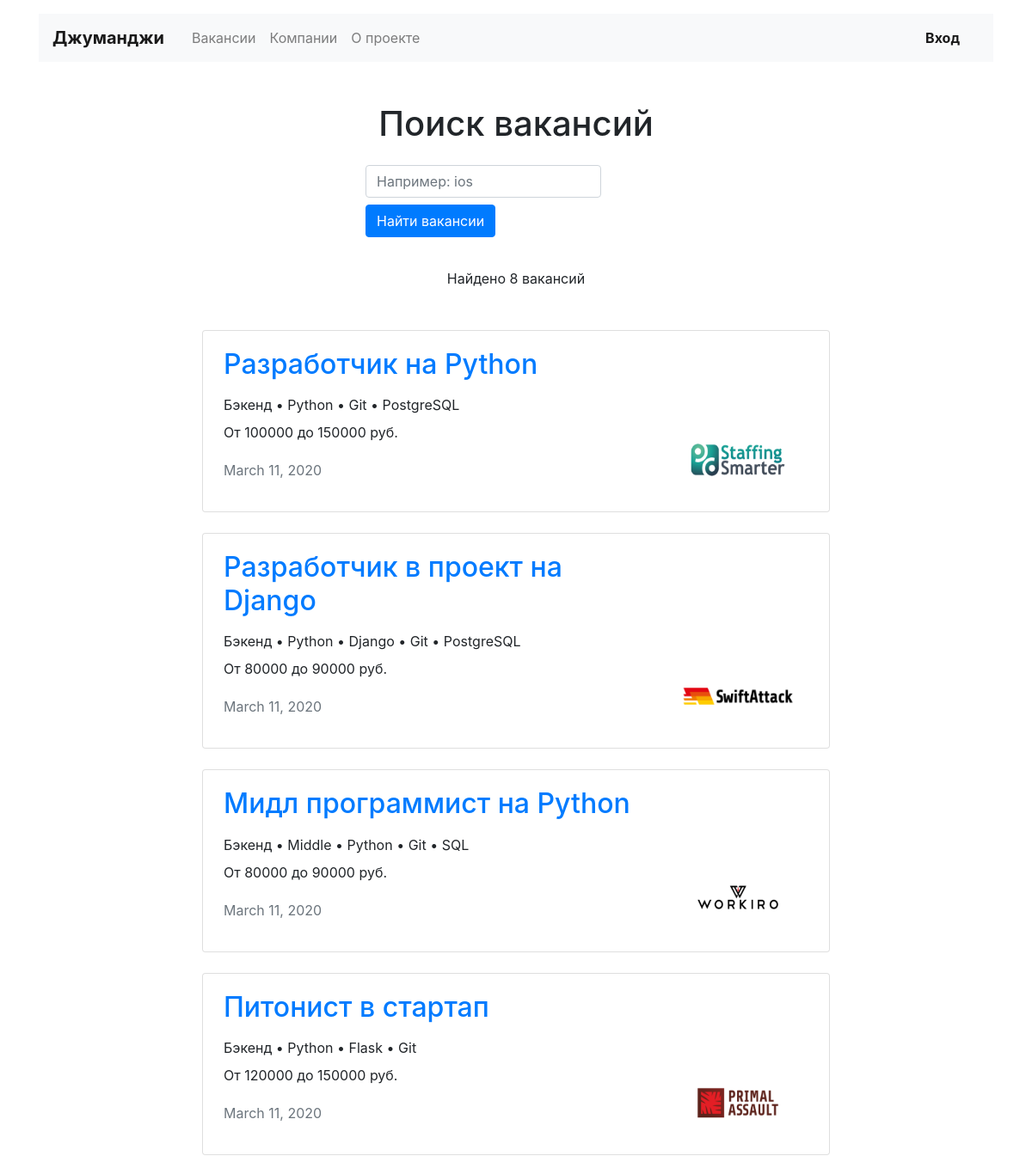
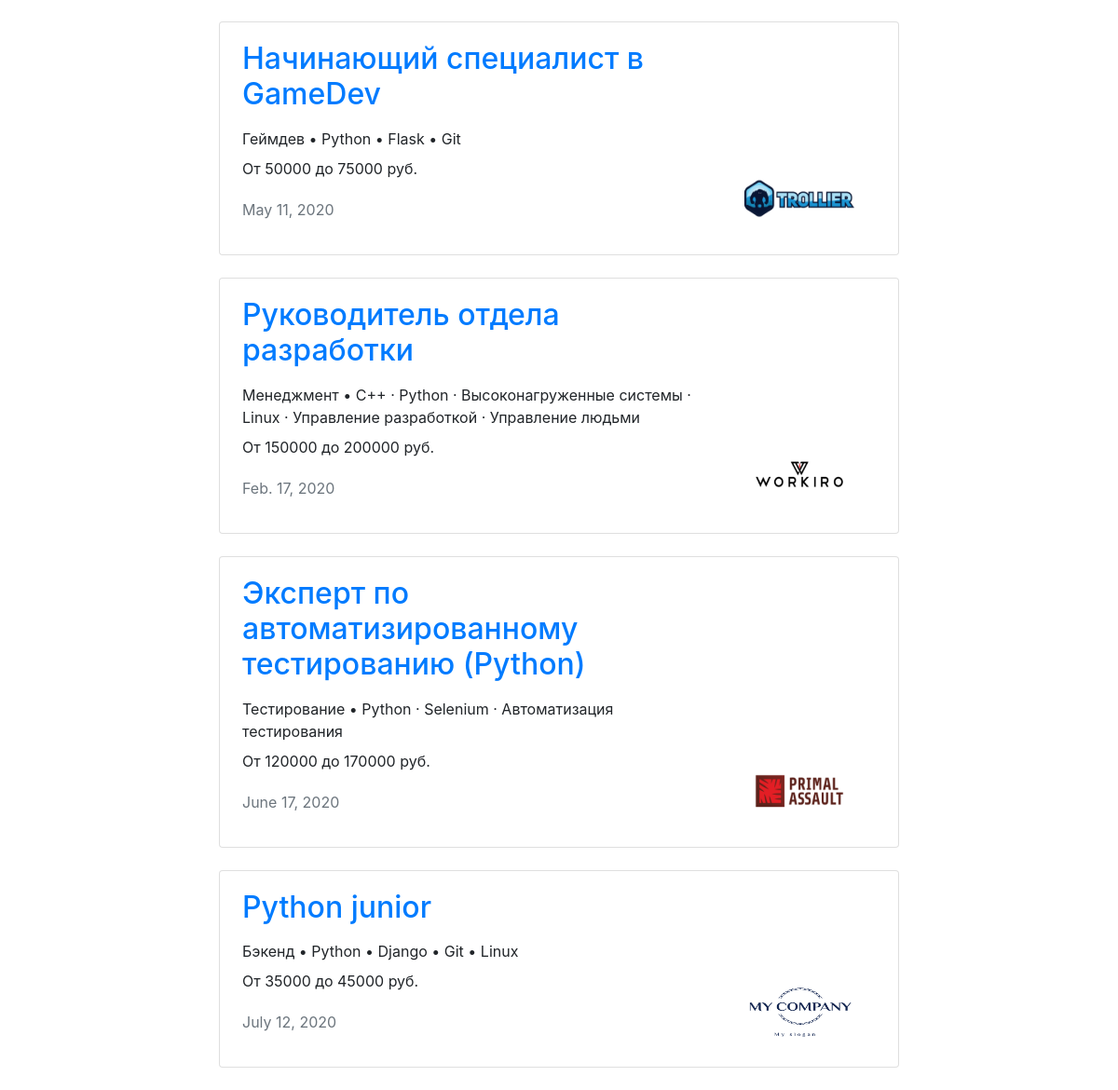
Screenshot of /search/?s=Python with the database file from the repository (2 pictures, top to bottom).
### vacancies/models.py (models this page shows, shortened)
class Vacancy(models.Model):
    title = models.CharField(max_length=75)
    specialty = models.ForeignKey(Specialty, on_delete=models.CASCADE, related_name='vacancies', null=True)
    company = models.ForeignKey(Company, on_delete=models.CASCADE, related_name='vacancies')
    skills = models.CharField(max_length=350)
    description = models.CharField(max_length=700)
    salary_min = models.PositiveIntegerField()
    salary_max = models.PositiveIntegerField()
    published_at = models.DateField()

class Specialty(models.Model):
    code = models.CharField(max_length=25)
    title = models.CharField(max_length=25)
    picture = models.ImageField(upload_to=MEDIA_SPECIALITY_IMAGE_DIR)

class Company(models.Model):
    name = models.CharField(max_length=120)
    owner = models.OneToOneField(User, on_delete=models.CASCADE)
    location = models.CharField(max_length=50)
    logo = models.ImageField(upload_to=MEDIA_COMPANY_IMAGE_DIR, default='100x60.jpg')
    description = models.CharField(max_length=350)
    employee_count = models.PositiveIntegerField()

### vacancies/views.py (the view)
# urls.py: path('search/', SearchView.as_view(), name='search')
class SearchView(ListView):
    model = Vacancy
    template_name = 'vacancies/search.html'
    def get_queryset(self):
        query = self.request.GET.get('s')
        return Vacancy.objects.filter(
            Q(title__icontains=query) | Q(description__icontains=query) | Q(skills__icontains=query)
        )

### vacancies/templates/vacancies/search.html (shortened to what this page needs)
{% extends 'base.html' %}
{% block content %}
    <main class="container mt-3">
        <section>
            <h1 class="h1 text-center mt-5 mb-4">Поиск вакансий</h1>
            <div class="row">
                <div class="col-md-7 col-lg-5 col-xl-4 col-sm-8 mx-auto">
                    <form class="form-inline sm-form mr-auto mb-4">
                        <div>
                            <input class="form-control mr-sm-2" type="text" placeholder="Например: ios"
                                   aria-label="Search" name="s">
                        </div>
                        <button class="btn btn-primary my-2" type="submit">Найти вакансии</button>
                    </form>
                </div>
            </div>
            <p class="text-center pt-1">Найдено {{ object_list.count }} вакансий</p>
            <div class="row mt-5">
                <div class="col-12 col-lg-8 offset-lg-2 m-auto">
                    {% for vacancy in object_list %}
                        <div class="card mb-4">
                            <div class="card-body px-4">
                                <div class="row">
                                    <div class="col-12 col-md-8 col-lg-9">
                                        <a href="{% url 'vacancy' vacancy.id %}"><h2
                                                class="h2 pb-2">{{ vacancy.title }}</h2></a>
                                        <p class="mb-2">{% if spec %} {{ spec.title }} {% else %}
                                            {{ vacancy.specialty.title }} {% endif %}• {{ vacancy.skills }}</p>
                                        <p>От {{ vacancy.salary_min }} до {{ vacancy.salary_max }} руб.</p>
                                        <p class="text-muted pt-1">{{ vacancy.published_at }}</p>
                                    </div>
                                    <div class="col-12 col-md-4 col-lg-3 d-flex align-items-end">
                                        <a href="{% url 'company' vacancy.company.id %}"><img
                                                src="{{ vacancy.company.logo.url }}" width="130" height="80"
                                                alt=""></a>
                                    </div>
                                </div>
                            </div>
                        </div>
                    {% endfor %}
                </div>
            </div>
        </section>
    </main>
{% endblock %}

### rows the page displays
Vacancy: title "Разработчик на Python", specialty "Бэкенд", skills "Python • Git • PostgreSQL", salary_min "100000", salary_max "150000", published_at "March 11, 2020", company.logo (picture)
Vacancy: title "Разработчик в проект на Django", specialty "Бэкенд", skills "Python • Django • Git • PostgreSQL", salary_min "80000", salary_max "90000", published_at "March 11, 2020", company.logo (picture)
Vacancy: title "Мидл программист на Python", specialty "Бэкенд", skills "Middle • Python • Git • SQL", salary_min "80000", salary_max "90000", published_at "March 11, 2020", company.logo (picture)
Vacancy: title "Питонист в стартап", specialty "Бэкенд", skills "Python • Flask • Git", salary_min "120000", salary_max "150000", published_at "March 11, 2020", company.logo (picture)
Vacancy: title "Начинающий специалист в GameDev", specialty "Геймдев", skills "Python • Flask • Git", salary_min "50000", salary_max "75000", published_at "May 11, 2020", company.logo (picture)
Vacancy: title "Руководитель отдела разработки", specialty "Менеджмент", skills "C++ · Python · Высоконагруженные системы · Linux · Управление разработкой · Управление людьми", salary_min "150000", salary_max "200000", published_at "Feb. 17, 2020", company.logo (picture)
Vacancy: title "Эксперт по автоматизированному тестированию (Python)", specialty "Тестирование", skills "Python · Selenium · Автоматизация тестирования", salary_min "120000", salary_max "170000", published_at "June 17, 2020", company.logo (picture)
Vacancy: title "Python junior", specialty "Бэкенд", skills "Python • Django • Git • Linux", salary_min "35000", salary_max "45000", published_at "July 12, 2020", company.logo (picture)

### other values shown
{{ object_list.count }} "8"
